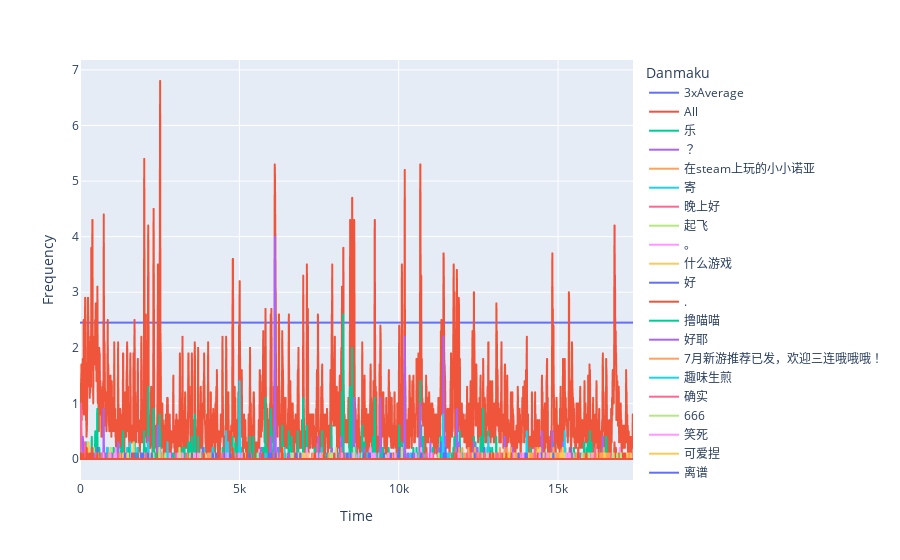

The cell this chart's notebook holds for it:
### Code cell
# selected_danmaku = ["乐", "？"]
selected_danmaku = [item["text"] for item in time_list_text_sorted[:20]]

time_list_selected = {"All": time_list_tot}
for text in selected_danmaku:
    time_list_selected[text] = time_list_text[text]

data = []
max_time = max(time_list_tot)
average_frequency = len(time_list_tot) / max_time
data.append(["3xAverage", 0, 3 * average_frequency])
data.append(["3xAverage", max_time, 3 * average_frequency])
for text in time_list_selected:
    x, y = calc_freq_map(time_list_selected[text], max_time)
    for i in range(len(x)):
        data.append([text, x[i], y[i]])
df = pd.DataFrame(data, columns=["Danmaku", "Time", "Frequency"])

fig = px.line(df, x="Time", y="Frequency", color="Danmaku")
fig.show()

### Figure 1 — Plotly figure (JSON) as saved in the notebook; plotly's stock layout.template omitted (floating-point values rounded to 4 significant figures; data arrays with more than 128 entries replaced by an {"elided": "..."} marker saying what was removed)
{"data": [{"hovertemplate": "Danmaku=3xAverage<br>Time=%{x}<br>Frequency=%{y}<extra></extra>", "legendgroup": "3xAverage", "line": {"color": "#636efa", "dash": "solid"}, "marker": {"symbol": "circle"}, "mode": "lines", "name": "3xAverage", "showlegend": true, "type": "scattergl", "x": [0, 17351], "xaxis": "x", "y": [2.453, 2.453], "yaxis": "y"}, {"hovertemplate": "Danmaku=All<br>Time=%{x}<br>Frequency=%{y}<extra></extra>", "legendgroup": "All", "line": {"color": "#EF553B", "dash": "solid"}, "marker": {"symbol": "circle"}, "mode": "lines", "name": "All", "showlegend": true, "type": "scattergl", "x": {"elided": "3471 int values"}, "xaxis": "x", "y": {"elided": "3471 float values"}, "yaxis": "y"}, {"hovertemplate": "Danmaku=乐<br>Time=%{x}<br>Frequency=%{y}<extra></extra>", "legendgroup": "乐", "line": {"color": "#00cc96", "dash": "solid"}, "marker": {"symbol": "circle"}, "mode": "lines", "name": "乐", "showlegend": true, "type": "scattergl", "x": {"elided": "3471 int values"}, "xaxis": "x", "y": {"elided": "3471 float values"}, "yaxis": "y"}, {"hovertemplate": "Danmaku=？<br>Time=%{x}<br>Frequency=%{y}<extra></extra>", "legendgroup": "？", "line": {"color": "#ab63fa", "dash": "solid"}, "marker": {"symbol": "circle"}, "mode": "lines", "name": "？", "showlegend": true, "type": "scattergl", "x": {"elided": "3471 int values"}, "xaxis": "x", "y": {"elided": "3471 float values"}, "yaxis": "y"}, {"hovertemplate": "Danmaku=在steam上玩的小小诺亚<br>Time=%{x}<br>Frequency=%{y}<extra></extra>", "legendgroup": "在steam上玩的小小诺亚", "line": {"color": "#FFA15A", "dash": "solid"}, "marker": {"symbol": "circle"}, "mode": "lines", "name": "在steam上玩的小小诺亚", "showlegend": true, "type": "scattergl", "x": {"elided": "3471 int values"}, "xaxis": "x", "y": {"elided": "3471 float values"}, "yaxis": "y"}, {"hovertemplate": "Danmaku=寄<br>Time=%{x}<br>Frequency=%{y}<extra></extra>", "legendgroup": "寄", "line": {"color": "#19d3f3", "dash": "solid"}, "marker": {"symbol": "circle"}, "mode": "lines", "name": "寄", "showlegend": true, "type": "scattergl", "x": {"elided": "3471 int values"}, "xaxis": "x", "y": {"elided": "3471 float values"}, "yaxis": "y"}, {"hovertemplate": "Danmaku=晚上好<br>Time=%{x}<br>Frequency=%{y}<extra></extra>", "legendgroup": "晚上好", "line": {"color": "#FF6692", "dash": "solid"}, "marker": {"symbol": "circle"}, "mode": "lines", "name": "晚上好", "showlegend": true, "type": "scattergl", "x": {"elided": "3471 int values"}, "xaxis": "x", "y": {"elided": "3471 float values"}, "yaxis": "y"}, {"hovertemplate": "Danmaku=起飞<br>Time=%{x}<br>Frequency=%{y}<extra></extra>", "legendgroup": "起飞", "line": {"color": "#B6E880", "dash": "solid"}, "marker": {"symbol": "circle"}, "mode": "lines", "name": "起飞", "showlegend": true, "type": "scattergl", "x": {"elided": "3471 int values"}, "xaxis": "x", "y": {"elided": "3471 float values"}, "yaxis": "y"}, {"hovertemplate": "Danmaku=。<br>Time=%{x}<br>Frequency=%{y}<extra></extra>", "legendgroup": "。", "line": {"color": "#FF97FF", "dash": "solid"}, "marker": {"symbol": "circle"}, "mode": "lines", "name": "。", "showlegend": true, "type": "scattergl", "x": {"elided": "3471 int values"}, "xaxis": "x", "y": {"elided": "3471 float values"}, "yaxis": "y"}, {"hovertemplate": "Danmaku=什么游戏<br>Time=%{x}<br>Frequency=%{y}<extra></extra>", "legendgroup": "什么游戏", "line": {"color": "#FECB52", "dash": "solid"}, "marker": {"symbol": "circle"}, "mode": "lines", "name": "什么游戏", "showlegend": true, "type": "scattergl", "x": {"elided": "3471 int values"}, "xaxis": "x", "y": {"elided": "3471 float values"}, "yaxis": "y"}, {"hovertemplate": "Danmaku=好<br>Time=%{x}<br>Frequency=%{y}<extra></extra>", "legendgroup": "好", "line": {"color": "#636efa", "dash": "solid"}, "marker": {"symbol": "circle"}, "mode": "lines", "name": "好", "showlegend": true, "type": "scattergl", "x": {"elided": "3471 int values"}, "xaxis": "x", "y": {"elided": "3471 float values"}, "yaxis": "y"}, {"hovertemplate": "Danmaku=.<br>Time=%{x}<br>Frequency=%{y}<extra></extra>", "legendgroup": ".", "line": {"color": "#EF553B", "dash": "solid"}, "marker": {"symbol": "circle"}, "mode": "lines", "name": ".", "showlegend": true, "type": "scattergl", "x": {"elided": "3471 int values"}, "xaxis": "x", "y": {"elided": "3471 float values"}, "yaxis": "y"}, {"hovertemplate": "Danmaku=撸喵喵<br>Time=%{x}<br>Frequency=%{y}<extra></extra>", "legendgroup": "撸喵喵", "line": {"color": "#00cc96", "dash": "solid"}, "marker": {"symbol": "circle"}, "mode": "lines", "name": "撸喵喵", "showlegend": true, "type": "scattergl", "x": {"elided": "3471 int values"}, "xaxis": "x", "y": {"elided": "3471 float values"}, "yaxis": "y"}, {"hovertemplate": "Danmaku=好耶<br>Time=%{x}<br>Frequency=%{y}<extra></extra>", "legendgroup": "好耶", "line": {"color": "#ab63fa", "dash": "solid"}, "marker": {"symbol": "circle"}, "mode": "lines", "name": "好耶", "showlegend": true, "type": "scattergl", "x": {"elided": "3471 int values"}, "xaxis": "x", "y": {"elided": "3471 float values"}, "yaxis": "y"}, {"hovertemplate": "Danmaku=7月新游推荐已发，欢迎三连哦哦哦！<br>Time=%{x}<br>Frequency=%{y}<extra></extra>", "legendgroup": "7月新游推荐已发，欢迎三连哦哦哦！", "line": {"color": "#FFA15A", "dash": "solid"}, "marker": {"symbol": "circle"}, "mode": "lines", "name": "7月新游推荐已发，欢迎三连哦哦哦！", "showlegend": true, "type": "scattergl", "x": {"elided": "3471 int values"}, "xaxis": "x", "y": {"elided": "3471 float values"}, "yaxis": "y"}, {"hovertemplate": "Danmaku=趣味生煎<br>Time=%{x}<br>Frequency=%{y}<extra></extra>", "legendgroup": "趣味生煎", "line": {"color": "#19d3f3", "dash": "solid"}, "marker": {"symbol": "circle"}, "mode": "lines", "name": "趣味生煎", "showlegend": true, "type": "scattergl", "x": {"elided": "3471 int values"}, "xaxis": "x", "y": {"elided": "3471 float values"}, "yaxis": "y"}, {"hovertemplate": "Danmaku=确实<br>Time=%{x}<br>Frequency=%{y}<extra></extra>", "legendgroup": "确实", "line": {"color": "#FF6692", "dash": "solid"}, "marker": {"symbol": "circle"}, "mode": "lines", "name": "确实", "showlegend": true, "type": "scattergl", "x": {"elided": "3471 int values"}, "xaxis": "x", "y": {"elided": "3471 float values"}, "yaxis": "y"}, {"hovertemplate": "Danmaku=666<br>Time=%{x}<br>Frequency=%{y}<extra></extra>", "legendgroup": "666", "line": {"color": "#B6E880", "dash": "solid"}, "marker": {"symbol": "circle"}, "mode": "lines", "name": "666", "showlegend": true, "type": "scattergl", "x": {"elided": "3471 int values"}, "xaxis": "x", "y": {"elided": "3471 float values"}, "yaxis": "y"}, {"hovertemplate": "Danmaku=笑死<br>Time=%{x}<br>Frequency=%{y}<extra></extra>", "legendgroup": "笑死", "line": {"color": "#FF97FF", "dash": "solid"}, "marker": {"symbol": "circle"}, "mode": "lines", "name": "笑死", "showlegend": true, "type": "scattergl", "x": {"elided": "3471 int values"}, "xaxis": "x", "y": {"elided": "3471 float values"}, "yaxis": "y"}, {"hovertemplate": "Danmaku=可爱捏<br>Time=%{x}<br>Frequency=%{y}<extra></extra>", "legendgroup": "可爱捏", "line": {"color": "#FECB52", "dash": "solid"}, "marker": {"symbol": "circle"}, "mode": "lines", "name": "可爱捏", "showlegend": true, "type": "scattergl", "x": {"elided": "3471 int values"}, "xaxis": "x", "y": {"elided": "3471 float values"}, "yaxis": "y"}, {"hovertemplate": "Danmaku=离谱<br>Time=%{x}<br>Frequency=%{y}<extra></extra>", "legendgroup": "离谱", "line": {"color": "#636efa", "dash": "solid"}, "marker": {"symbol": "circle"}, "mode": "lines", "name": "离谱", "showlegend": true, "type": "scattergl", "x": {"elided": "3471 int values"}, "xaxis": "x", "y": {"elided": "3471 float values"}, "yaxis": "y"}, {"hovertemplate": "Danmaku=可爱<br>Time=%{x}<br>Frequency=%{y}<extra></extra>", "legendgroup": "可爱", "line": {"color": "#EF553B", "dash": "solid"}, "marker": {"symbol": "circle"}, "mode": "lines", "name": "可爱", "showlegend": true, "type": "scattergl", "x": {"elided": "3471 int values"}, "xaxis": "x", "y": {"elided": "3471 float values"}, "yaxis": "y"}], "layout": {"legend": {"title": {"text": "Danmaku"}, "tracegroupgap": 0}, "margin": {"t": 60}, "xaxis": {"anchor": "y", "domain": [0, 1], "title": {"text": "Time"}}, "yaxis": {"anchor": "x", "domain": [0, 1], "title": {"text": "Frequency"}}}}
